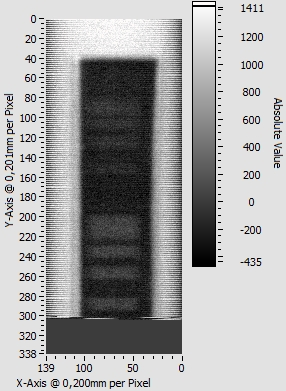
#> input picture 3B_900k.jpg, 286 x 391 px
$ jupyter execute contours.ipynb
#> lines starting #> are read from the running program, lines starting #| are printed output that depends on the picture
[cell 1]
import numpy as np
from matplotlib import pyplot as plt

import skimage.io
from skimage import color
from skimage import measure
from skimage.util import view_as_blocks

[cell 2]
#importing image
testImage = skimage.io.imread("./3B_900k.jpg", as_gray=False)
#> testImage is the input picture: shape (391, 286, 3); mean R, G, B 166.7, 166.5, 166.7
plt.imshow(testImage, cmap="gray",interpolation="nearest")
plt.xticks([])
plt.yticks([])

[cell 3]
testImageGray = color.rgb2gray(testImage)

[cell 4]
#finding contours
contours = measure.find_contours(testImageGray, 0.5)
#> contours = 656 point arrays, longest 3235 points
len(contours)
#> Out = 656

[cell 5]
#plotting contours
fig, axes = plt.subplots(1,2, figsize =(16,12),sharex=True,sharey=True)

ax = axes.ravel()

ax[0].imshow(testImageGray,cmap="gray",interpolation="nearest")
for n,contour in enumerate(contours):
    ax[0].plot(contour[:,1],contour[:,0])
plt.show()
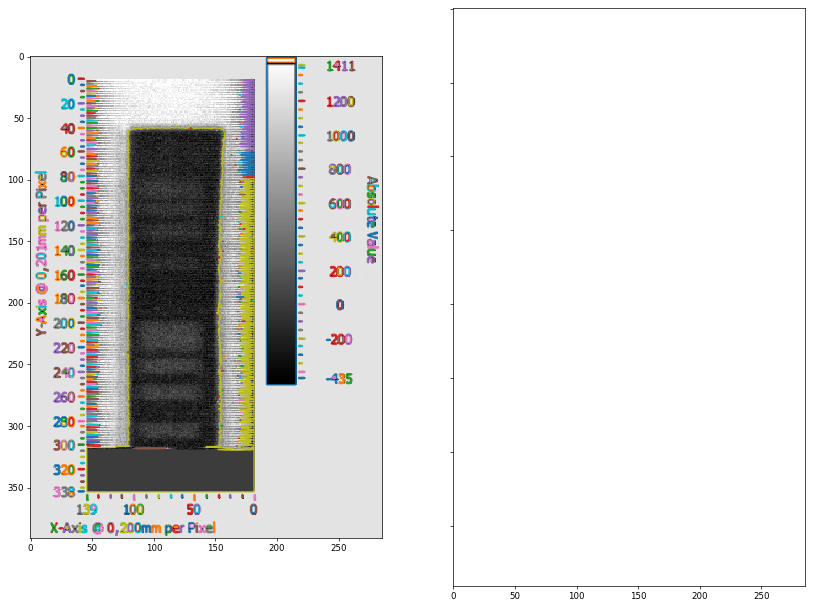
#> figure drawn by matplotlib, 1 panel


$ run again, with 143800_#__f2 700,10kHz 10,0dB Rotated @ 89,50° CPA.jpg copied over 3B_900k.jpg
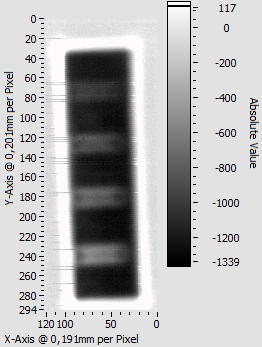
#> input picture 143800_#__f2 700,10kHz 10,0dB Rotated @ 89,50° CPA.jpg, 262 x 347 px
#> testImage is the input picture: shape (347, 262, 3); mean R, G, B 182.5, 182.2, 182.3
#> contours = 327 point arrays, longest 797 points
#> Out = 327
#> `plt.show()`:
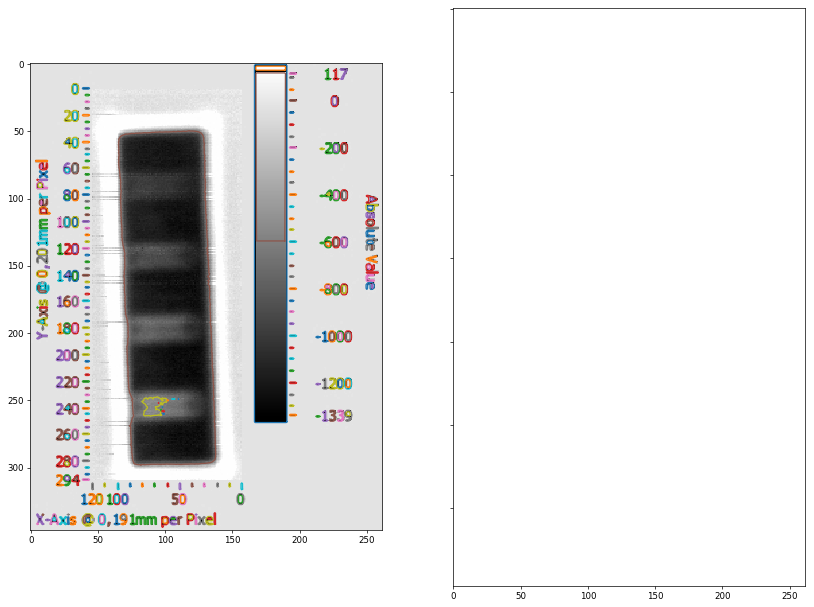
#> figure drawn by matplotlib, 1 panel
